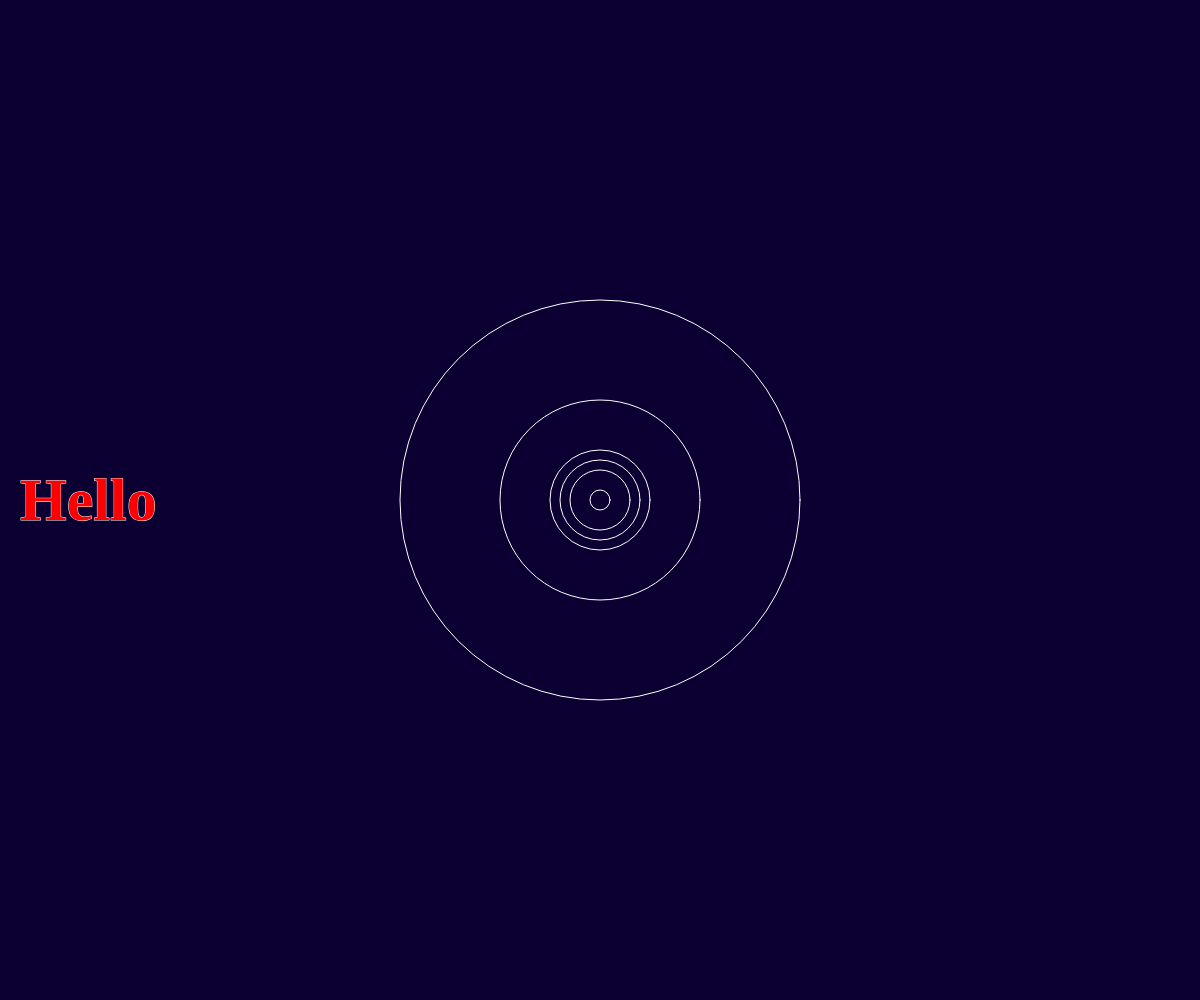
Frame 1 (no input)
Frame 60 (no input): identical to frame 1, image omitted
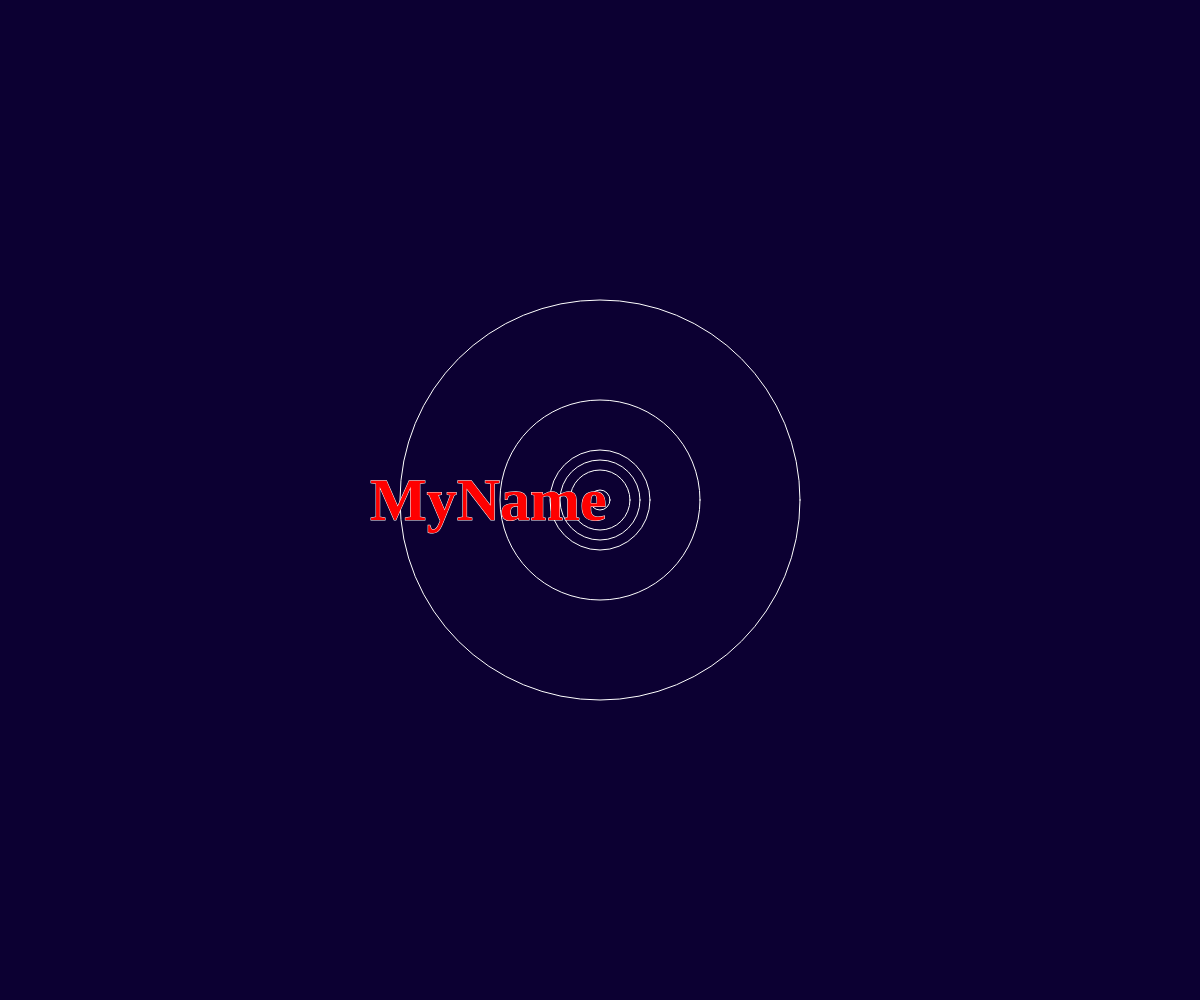
Frame 120 (the mouse pressed at the canvas centre since frame 60)

The p5.js sketch that drew these frames (run headless with seeded random() and noise() and a simulated clock; from frame 60 on, the mouse is pressed at the canvas centre):

// p5.js sketch
// ── sketch.js
let my = ["Hello", "MyName", "Is", "Belhassen", "Gharsallah", "codeMy[i]", "creator"];
let index = 0, x = 20;
let circle = [100, 200, 20, 400, 60, 80];

function setup() {
	createCanvas(windowWidth, windowHeight);

}
function draw() {

	background(12, 0, 50);

	// circle
		for(let i = 0; i < circle.length; i++){
			stroke(255);
			strokeWeight(1);
			noFill();
			ellipse(windowWidth/2, windowHeight/2, circle[i]);
		}
//Text
	fill(255, 0, 0);
	textStyle("Arial");
	textSize(60);
	textFont("BatmanForeverOutline")
	textStyle("bold");
	text(my[index], x, windowHeight/2+20);
	arc(windowWidth/2, windowHeight/2, 200)
}

function mousePressed() {
	index++;
	x+=windowWidth/2-250;
	if(x>windowWidth-270){
		x = 10;
	}
	if(index > my.length-1){
		index = 0;
	}
}
